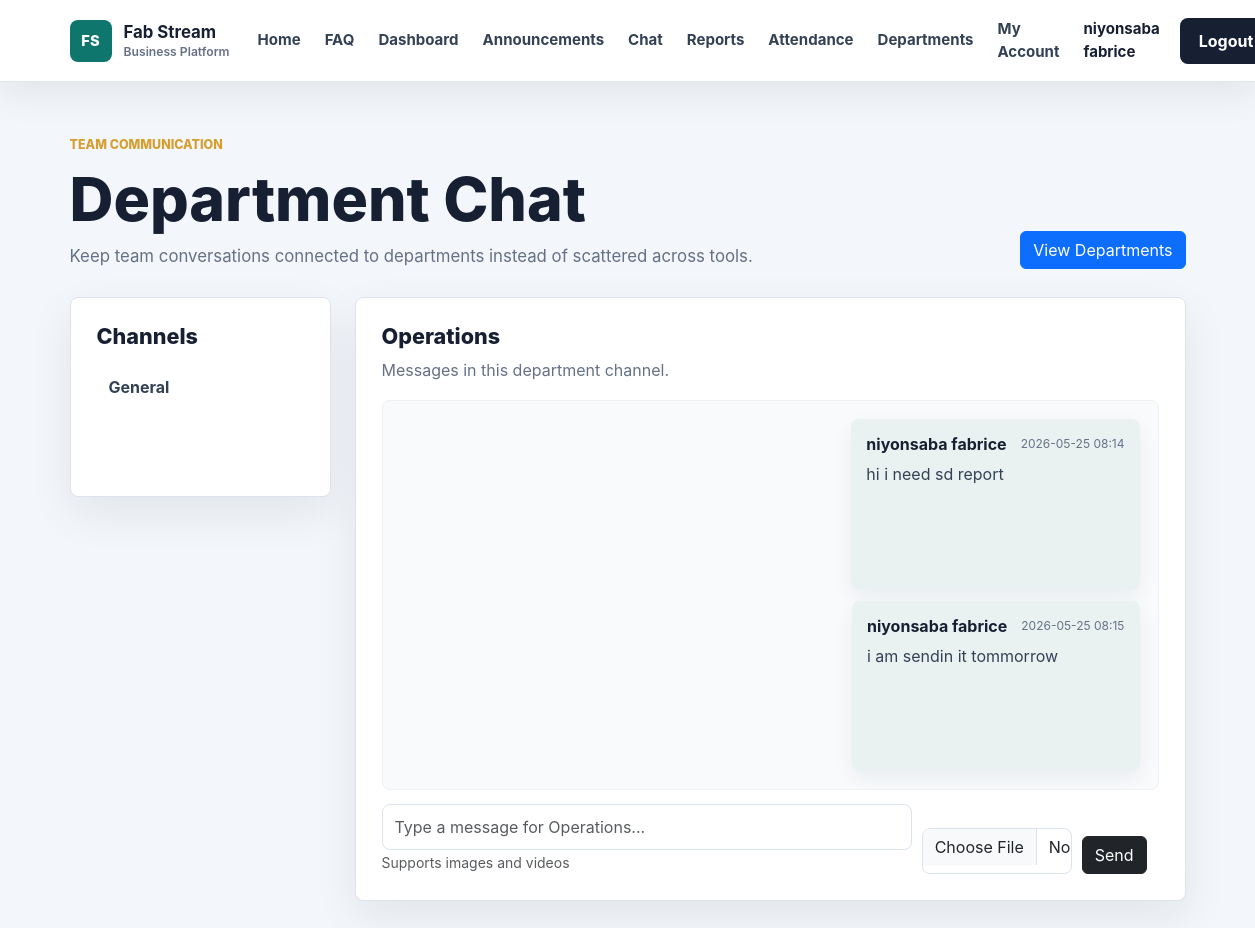
/chat?department=Operations (signed in), run on the app's committed database.
### app/models.py (models this page shows, shortened)
class User(db.Model, UserMixin):
    id = db.Column(db.Integer, primary_key=True)
    username = db.Column(db.String(100), unique=True, nullable=False)
    email = db.Column(db.String(120), unique=True, nullable=False)
    password = db.Column(db.String(200), nullable=False)
    role = db.Column(db.String(20), default='employee')
    full_name = db.Column(db.String(120), nullable=True)
    employee_number = db.Column(db.String(40), unique=True, nullable=True)
    employee_code = db.Column(db.String(40), nullable=True)
    phone = db.Column(db.String(40), nullable=True)
    department = db.Column(db.String(80), nullable=True)
    position = db.Column(db.String(100), nullable=True)
    hire_date = db.Column(db.String(20), nullable=True)

class ChatMessage(db.Model):
    id = db.Column(db.Integer, primary_key=True)
    department = db.Column(db.String(80), default='General')
    body = db.Column(db.Text, nullable=False)
    original_filename = db.Column(db.String(255), nullable=True)
    stored_filename = db.Column(db.String(255), nullable=True)
    media_type = db.Column(db.String(20), nullable=True, default='file')
    created_at = db.Column(db.DateTime, default=datetime.utcnow)
    user_id = db.Column(db.Integer, db.ForeignKey('user.id'), nullable=False)
    user = db.relationship('User', backref='chat_messages')

### app/routes.py (the view, shortened to what this page needs)
@routes.route('/chat', methods=['GET', 'POST'])
@login_required
def chat():
    require_admin()
    active_department = request.args.get('department', 'General')
    messages = ChatMessage.query.filter_by(department=active_department).order_by(ChatMessage.created_at.asc()).all()
    department_list = department_names()
    return render_template('chat.html', messages=messages, departments=department_list, active_department=active_department)

### app/__init__.py (called while the page is built)
def create_app():
    flask_app = Flask(__name__)
    flask_app.config.from_object(Config)
    flask_app.config['UPLOAD_FOLDER'] = os.path.join(flask_app.instance_path, flask_app.config['UPLOAD_FOLDER'])
    os.makedirs(flask_app.config['UPLOAD_FOLDER'], exist_ok=True)
    db.init_app(flask_app)
    bcrypt.init_app(flask_app)
    login_manager.init_app(flask_app)
    socketio.init_app(flask_app)
    migrate.init_app(flask_app, db, render_as_batch=True)
    with flask_app.app_context():
        from . import models
        db.create_all()
    from .models import User
    @login_manager.user_loader
    def load_user(user_id):
        return db.session.get(User, int(user_id))
    from .routes import routes
    from . import crud_routes
    flask_app.register_blueprint(routes)
    return flask_app

### app/routes.py (called while the page is built)
def department_names():
    try:
        return [dept.name for dept in Department.query.order_by(Department.name.asc()).all()]
    except Exception:
        return []

def is_admin(user=None):
    user = user or current_user
    return user.is_authenticated and user.role in ADMIN_ROLES

def require_admin():
    if not is_admin():
        abort(403)

### app/templates/chat.html (shortened to what this page needs)
{% extends 'base.html' %}
{% block content %}
<section class="app-page">
    <div class="container">
        <div class="app-header">
            <div>
                <p class="section-kicker">Team communication</p>
                <h1>Department Chat</h1>
                <p>Keep team conversations connected to departments instead of scattered across tools.</p>
            </div>
            <a href="{{ url_for('routes.departments') }}" class="btn btn-primary">View Departments</a>
        </div>
        <div class="row g-4">
            <div class="col-lg-3">
                <div class="work-panel">
                    <h2>Channels</h2>
                    <div class="channel-list">
                        <a class="{{ 'active' if active_department == 'General' else '' }}" href="{{ url_for('routes.chat', department='General') }}">General</a>
                        {% for department in departments %}
                            <a class="{{ 'active' if active_department == department.name else '' }}" href="{{ url_for('routes.chat', department=department.name) }}">{{ department.name }}</a>
                        {% endfor %}
                    </div>
                </div>
            </div>
            <div class="col-lg-9">
                <div class="chat-panel">
                    <div class="chat-heading">
                        <div>
                            <h2>{{ active_department }}</h2>
                            <p>Messages in this department channel.</p>
                        </div>
                    </div>
                    <div class="chat-stream">
                        {% for message in messages %}
                            <div class="chat-message {{ 'mine' if message.user_id == current_user.id else '' }}">
                                <div>
                                    <strong>{{ message.user.username }}</strong>
                                    <small>{{ message.created_at.strftime('%Y-%m-%d %H:%M') }}</small>
                                </div>
                                {% if message.body %}
                                    <p>{{ message.body }}</p>
                                {% endif %}
                            </div>
                        {% else %}
                            <div class="empty-state">
                                <strong>No messages in {{ active_department }}.</strong>
                                <span>Start the conversation below.</span>
                            </div>
                        {% endfor %}
                    </div>
                    <form method="POST" class="chat-form" enctype="multipart/form-data">
                        <div style="display: flex; gap: 10px; align-items: flex-end;">
                            <div style="flex: 1;">
                                <input type="text" name="message" class="form-control" placeholder="Type a message for {{ active_department }}..." required>
                                <small class="form-text text-muted">Supports images and videos</small>
                            </div>
                            <input type="file" name="media" class="form-control" accept="image/*,video/*" style="max-width: 150px;">
                            <button type="submit" class="btn btn-dark">Send</button>
                        </div>
                    </form>
                </div>
            </div>
        </div>
    </div>
</section>
{% endblock %}

### app/templates/base.html (shortened to what this page needs)
<!DOCTYPE html>
<html lang="en">
<head>
    <link href="https://cdn.jsdelivr.net/npm/bootstrap@5.3.0/dist/css/bootstrap.min.css" rel="stylesheet">
    <link rel="stylesheet" href="{{ url_for('static', filename='css/style.css') }}">
</head>
<body>
<nav class="navbar navbar-expand-lg site-navbar sticky-top">
    <div class="container">
        <a class="navbar-brand brand-mark" href="{{ url_for('routes.home') }}">
            <span class="brand-icon">FS</span>
            <span>
                <strong>Fab Stream</strong>
                <small>Business Platform</small>
            </span>
        </a>
        <div class="collapse navbar-collapse" id="navbarNav">
            <ul class="navbar-nav ms-auto align-items-lg-center">
                <li class="nav-item">
                    <a class="nav-link" href="{{ url_for('routes.home') }}">Home</a>
                </li>
                <li class="nav-item">
                    <a class="nav-link" href="{{ url_for('routes.home') }}#faq">FAQ</a>
                </li>
                <li class="nav-item">
                    <a class="nav-link" href="{{ url_for('routes.dashboard') }}">Dashboard</a>
                </li>
                <li class="nav-item">
                    <a class="nav-link" href="{{ url_for('routes.manager_dashboard') }}">Announcements</a>
                </li>
                    {% if current_user.is_authenticated %}
                        {% if current_user.role in ['admin', 'manager'] %}
                            <li class="nav-item">
                                <a class="nav-link" href="{{ url_for('routes.chat') }}">Chat</a>
                            </li>
                            <li class="nav-item">
                                <a class="nav-link" href="{{ url_for('routes.reports') }}">Reports</a>
                            </li>
                            <li class="nav-item">
                                <a class="nav-link" href="{{ url_for('routes.attendance_records') }}">Attendance</a>
                            </li>
                            <li class="nav-item">
                                <a class="nav-link" href="{{ url_for('routes.departments') }}">Departments</a>
                            </li>
                        {% endif %}
                    <li class="nav-item">
                        <a class="nav-link" href="{{ url_for('routes.employee_detail', employee_id=current_user.id) }}">My Account</a>
                    </li>
                    <li class="nav-item">
                        <span class="nav-link nav-user">{{ current_user.username }}</span>
                    </li>
                    <li class="nav-item">
                        <a class="btn nav-cta ms-lg-2" href="{{ url_for('routes.logout') }}">
                            Logout
                        </a>
                    </li>
                {% endif %}
            </ul>
        </div>
    </div>
</nav>
<main>
    {% block content %}{% endblock %}
</main>
</body>
</html>

### app/static/css/style.css (style rules this page uses)
:root { --ink: #172033; --muted: #657186; --line: #dce3ed; --surface: #ffffff; --soft: #f3f6fa; --brand: #0f766e; --brand-dark: #115e59; --accent: #d69e2e; }
* { box-sizing: border-box; }
body { margin: 0; background: var(--soft); color: var(--ink); font-family: Inter, "Segoe UI", Arial, sans-serif; }
a { text-decoration: none; }
.site-navbar { min-height: 76px; border-bottom: 1px solid rgba(220, 227, 237, 0.88); background: rgba(255, 255, 255, 0.96); box-shadow: 0 12px 36px rgba(23, 32, 51, 0.08); backdrop-filter: blur(18px); }
.brand-mark { display: inline-flex; align-items: center; gap: 12px; color: var(--ink); }
.brand-icon { display: inline-grid; width: 42px; height: 42px; place-items: center; border-radius: 8px; background: var(--brand); color: #ffffff; font-size: 0.92rem; font-weight: 800; }
.brand-mark strong, .brand-mark small { display: block; line-height: 1.1; }
.brand-mark strong { font-size: 1.05rem; letter-spacing: 0; }
.brand-mark small { margin-top: 3px; color: var(--muted); font-size: 0.76rem; font-weight: 600; }
.site-navbar .nav-link { margin: 0 4px; border-radius: 8px; color: #334155; font-size: 0.94rem; font-weight: 650; padding: 10px 12px; transition: background 180ms ease, color 180ms ease; }
.nav-user { color: var(--ink) !important; cursor: default; }
.nav-cta { border-radius: 8px; background: var(--ink); color: #ffffff; font-weight: 750; padding: 10px 18px; }
.hero-kicker, .section-kicker { margin-bottom: 14px; color: var(--accent); font-size: 0.78rem; font-weight: 800; letter-spacing: 0; text-transform: uppercase; }
.app-page { padding: 54px 0 88px; }
.app-header { display: flex; align-items: end; justify-content: space-between; gap: 24px; margin-bottom: 28px; }
.app-header h1 { margin: 0; color: var(--ink); font-size: clamp(2rem, 5vw, 3.8rem); font-weight: 850; line-height: 1; }
.app-header p:not(.section-kicker) { max-width: 720px; margin: 14px 0 0; color: var(--muted); font-size: 1.05rem; }
.stat-card, .work-panel, .department-card, .chat-panel { border: 1px solid var(--line); border-radius: 8px; background: #ffffff; box-shadow: 0 16px 44px rgba(23, 32, 51, 0.08); }
.work-panel, .chat-panel { padding: 26px; }
.work-panel h2, .chat-panel h2 { margin: 0 0 8px; color: var(--ink); font-size: 1.35rem; font-weight: 820; }
.work-panel .form-control, .work-panel .form-select, .chat-form .form-control { min-height: 46px; border-color: var(--line); border-radius: 8px; }
.panel-title, .chat-heading { display: flex; align-items: start; justify-content: space-between; gap: 18px; margin-bottom: 18px; }
.channel-list { display: grid; gap: 8px; margin-top: 14px; }
.channel-list a { border-radius: 8px; color: #334155; font-weight: 750; padding: 11px 12px; }
.chat-heading p { margin: 0; color: var(--muted); }
.chat-stream { display: grid; gap: 12px; min-height: 390px; max-height: 520px; overflow-y: auto; border: 1px solid #edf1f5; border-radius: 8px; background: #f8fafc; padding: 18px; }
.chat-message { max-width: 76%; border-radius: 8px; background: #ffffff; padding: 13px 15px; box-shadow: 0 8px 20px rgba(23, 32, 51, 0.06); }
.chat-message.mine { margin-left: auto; background: #e9f2f1; }
.chat-message div { display: flex; align-items: center; justify-content: space-between; gap: 14px; margin-bottom: 6px; }
.chat-message small { color: var(--muted); font-size: 0.75rem; }
.chat-message p { margin: 0; color: #334155; }
.chat-form { display: grid; grid-template-columns: 1fr auto; gap: 12px; margin-top: 14px; }

### data on the page
User: username "niyonsaba fabrice"
ChatMessage: user.username "niyonsaba fabrice", created_at "2026-05-25 08:14", body "hi i need sd report"
ChatMessage: user.username "niyonsaba fabrice", created_at "2026-05-25 08:15", body "i am sendin it tommorrow"

### other printed values
{{ active_department }} "Operations"
